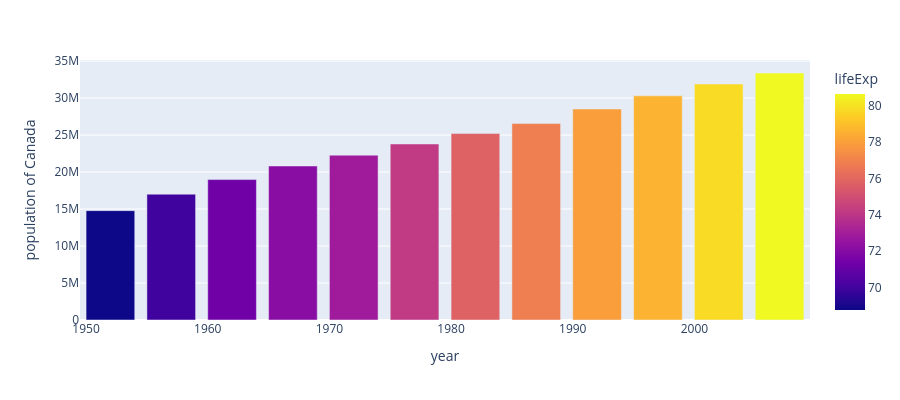

The notebook cell this image was saved under:
### Code cell
fig = px.bar(data_canada, x = 'year', y = 'pop',
            hover_data = ['lifeExp', 'gdpPercap'], color = 'lifeExp',
            labels = {'pop': 'population of Canada'}, height = 400)
fig.show()

### Figure 1 — Plotly figure (JSON) as saved in the notebook; plotly's stock layout.template omitted (floating-point values rounded to 4 significant figures)
{"data": [{"customdata": [[68.75, 11370.0], [69.96, 12490.0], [71.3, 13460.0], [72.13, 16080.0], [72.88, 18970.0], [74.21, 22090.0], [75.76, 22900.0], [76.86, 26630.0], [77.95, 26340.0], [78.61, 28950.0], [79.77, 33330.0], [80.65, 36320.0]], "hovertemplate": "year=%{x}<br>population of Canada=%{y}<br>lifeExp=%{marker.color}<br>gdpPercap=%{customdata[1]}<extra></extra>", "legendgroup": "", "marker": {"color": [68.75, 69.96, 71.3, 72.13, 72.88, 74.21, 75.76, 76.86, 77.95, 78.61, 79.77, 80.65], "coloraxis": "coloraxis", "pattern": {"shape": ""}}, "name": "", "orientation": "v", "showlegend": false, "textposition": "auto", "type": "bar", "x": [1952, 1957, 1962, 1967, 1972, 1977, 1982, 1987, 1992, 1997, 2002, 2007], "xaxis": "x", "y": [14785584, 17010154, 18985849, 20819767, 22284500, 23796400, 25201900, 26549700, 28523502, 30305843, 31902268, 33390141], "yaxis": "y"}], "layout": {"barmode": "relative", "coloraxis": {"colorbar": {"title": {"text": "lifeExp"}}, "colorscale": [[0, "#0d0887"], [0.1111, "#46039f"], [0.2222, "#7201a8"], [0.3333, "#9c179e"], [0.4444, "#bd3786"], [0.5556, "#d8576b"], [0.6667, "#ed7953"], [0.7778, "#fb9f3a"], [0.8889, "#fdca26"], [1, "#f0f921"]]}, "height": 400, "legend": {"tracegroupgap": 0}, "margin": {"t": 60}, "xaxis": {"anchor": "y", "domain": [0, 1], "title": {"text": "year"}}, "yaxis": {"anchor": "x", "domain": [0, 1], "title": {"text": "population of Canada"}}}}
